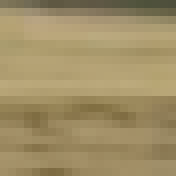
#> input picture ai/opencv/data/22.png, 22 x 22 px (shown 8 times larger)
$ jupyter execute a.ipynb
#> lines starting #> are read from the running program, lines starting #| are printed output that depends on the picture; after the words box and inside, x2 and y2 are one past the last pixel; in counts of white or black regions, pixels touching at a corner belong together
[cell 1]
import cv2
import numpy as np

# 读取图像
image = cv2.imread('../data/22.png', cv2.IMREAD_GRAYSCALE)
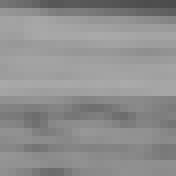
#> image: shape (22, 22) (shown 8 times larger); min 76, max 170, mean 143.3
image

[cell 2]
# 二值化处理
_, binary_image = cv2.threshold(image, 128, 255, cv2.THRESH_BINARY)
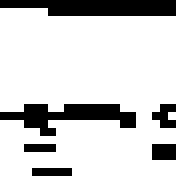
#> binary_image: shape (22, 22) (shown 8 times larger); 80.8% white; 6 black regions (4 under 20 px)
binary_image

[cell 3]
# 查找轮廓
contours, hierarchy = cv2.findContours(binary_image, cv2.RETR_EXTERNAL, cv2.CHAIN_APPROX_SIMPLE)
#> contours = 2 contours, 1 with area under 20; largest, box (x1, y1, x2, y2) and area: (0, 1, 22, 22) 332

# 在原图上绘制轮廓
contour_image = cv2.drawContours(image.copy(), contours, -1, (0, 255, 0), 2)
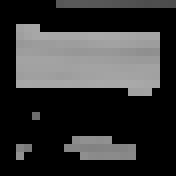
#> contour_image: shape (22, 22) (shown 8 times larger); min 0, max 170, mean 53.4

# 显示结果
cv2.imshow('Original Image', image)
cv2.imshow('Binary Image', binary_image)
cv2.imshow('Contour Image', contour_image)
cv2.waitKey(0)
cv2.destroyAllWindows()
